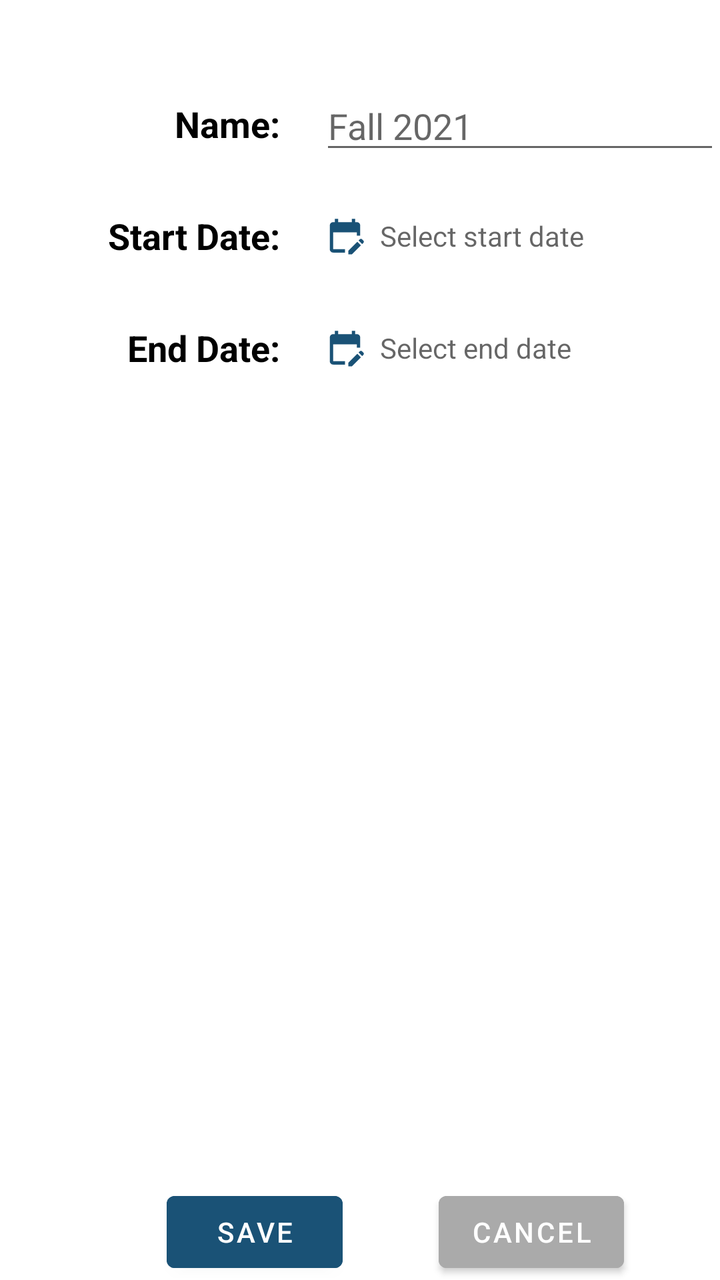
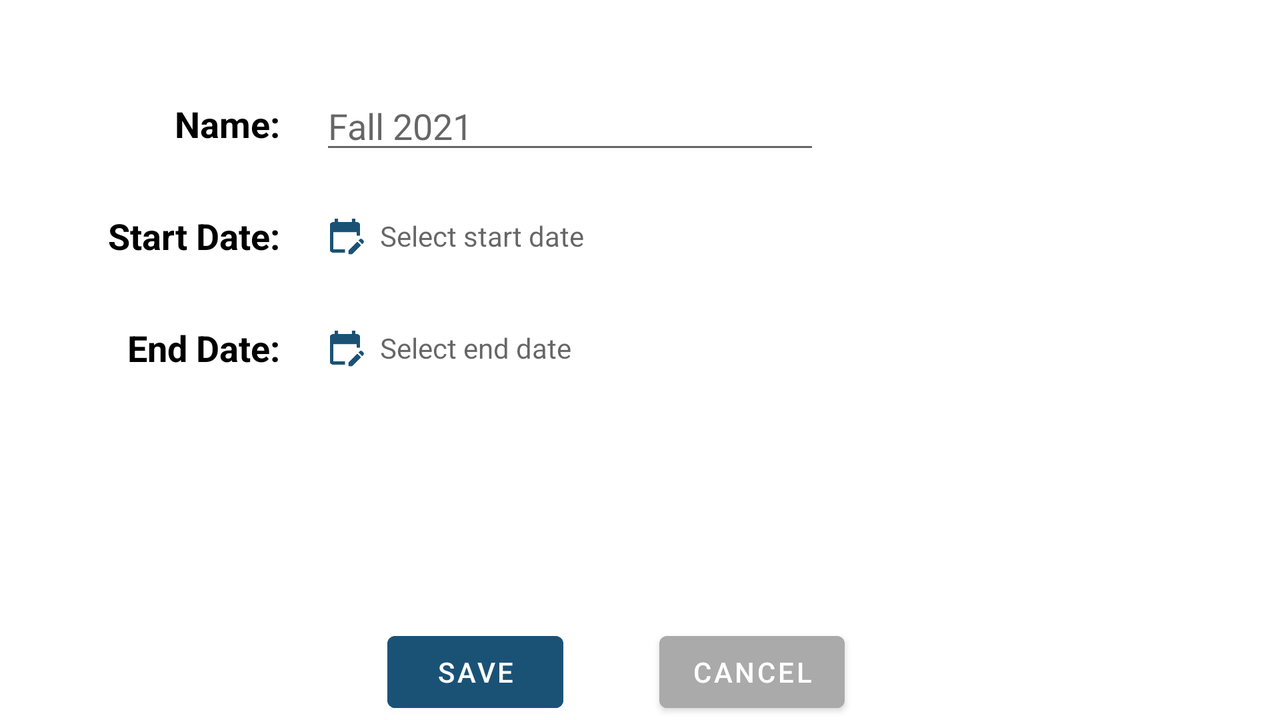

Two renders of one Android screen. The first uses the default layout on a phone; the second uses the alternative layout the repository ships for a different screen configuration, on a matching device. The two XML files are below.
<!-- AndroidManifest.xml: application theme Theme.CollegeScheduleLite -->
<!-- res/layout/activity_add_edit_term.xml -->
<?xml version="1.0" encoding="utf-8"?>
<androidx.constraintlayout.widget.ConstraintLayout xmlns:android="http://schemas.android.com/apk/res/android"
    xmlns:app="http://schemas.android.com/apk/res-auto"
    xmlns:tools="http://schemas.android.com/tools"
    android:layout_width="match_parent"
    android:layout_height="match_parent"
    tools:context=".UI.AddEditTermActivity">

    <TextView
        android:id="@+id/termNameLabel"
        android:layout_width="100dp"
        android:layout_height="40dp"
        android:layout_marginStart="40dp"
        android:layout_marginTop="42dp"
        android:gravity="right|center_vertical"
        android:text="@string/name_field_label"
        android:textAppearance="@style/TextAppearance.AppCompat.Medium"
        android:textColor="@color/black"
        app:layout_constraintStart_toStartOf="parent"
        app:layout_constraintTop_toTopOf="parent" />

    <TextView
        android:id="@+id/termStartDateLabel"
        android:layout_width="100dp"
        android:layout_height="40dp"
        android:text="@string/start_date"
        android:textColor="@color/black"
        android:layout_marginStart="40dp"
        android:layout_marginTop="16dp"
        android:gravity="right|center_vertical"
        android:textAppearance="@style/TextAppearance.AppCompat.Medium"
        app:layout_constraintStart_toStartOf="parent"
        app:layout_constraintTop_toBottomOf="@+id/termNameLabel" />

    <TextView
        android:id="@+id/termEndDateLabel"
        android:layout_width="100dp"
        android:layout_height="40dp"
        android:text="@string/end_date"
        android:textColor="@color/black"
        android:layout_marginStart="40dp"
        android:layout_marginTop="16dp"
        android:gravity="right|center_vertical"
        android:textAppearance="@style/TextAppearance.AppCompat.Medium"
        app:layout_constraintStart_toStartOf="parent"
        app:layout_constraintTop_toBottomOf="@+id/termStartDateLabel" />

    <EditText
        android:id="@+id/termNameData"
        android:layout_width="200dp"
        android:layout_height="40dp"
        android:layout_marginStart="20dp"
        android:gravity="center_vertical"
        android:hint="@string/term_name_hint"
        android:importantForAutofill="no"
        android:inputType="text"
        app:layout_constraintStart_toEndOf="@+id/termNameLabel"
        app:layout_constraintTop_toTopOf="@+id/termNameLabel" />

    <TextView
        android:id="@+id/termStartDateData"
        android:layout_width="200dp"
        android:layout_height="40dp"
        android:layout_marginStart="15dp"
        android:gravity="center_vertical"
        android:hint="@string/start_date_hint"
        android:onClick="showStartDatePickerDialog"
        app:layout_constraintStart_toEndOf="@+id/termStartDateLabel"
        app:layout_constraintTop_toTopOf="@+id/termStartDateLabel"
        app:drawableLeftCompat="@drawable/ic_calendar_foreground" />

    <TextView
        android:id="@+id/termEndDateData"
        android:layout_width="200dp"
        android:layout_height="40dp"
        android:layout_marginStart="15dp"
        android:gravity="center_vertical"
        android:hint="@string/end_date_hint"
        android:onClick="showEndDatePickerDialog"
        app:layout_constraintStart_toEndOf="@+id/termEndDateLabel"
        app:layout_constraintTop_toTopOf="@+id/termEndDateLabel"
        app:drawableLeftCompat="@drawable/ic_calendar_foreground" />

    <Button
        android:id="@+id/saveButton"
        android:layout_width="wrap_content"
        android:layout_height="wrap_content"
        android:backgroundTint="@color/blue_700"
        android:onClick="onSaveButtonClick"
        android:text="@string/save"
        app:layout_constraintBottom_toBottomOf="parent"
        app:layout_constraintEnd_toEndOf="parent"
        app:layout_constraintHorizontal_bias="0.306"
        app:layout_constraintStart_toStartOf="parent" />

    <Button
        android:id="@+id/cancelButton"
        android:layout_width="wrap_content"
        android:layout_height="wrap_content"
        android:layout_marginStart="48dp"
        android:backgroundTint="@android:color/darker_gray"
        android:onClick="onCancelButtonClick"
        android:text="@string/cancel"
        app:layout_constraintStart_toEndOf="@+id/saveButton"
        app:layout_constraintTop_toTopOf="@+id/saveButton"
        tools:ignore="OnClick" />


</androidx.constraintlayout.widget.ConstraintLayout>
<!-- resources referenced by this layout -->
<resources>
  <color name="black">#FF000000</color>
  <color name="blue_700">#FF1A5276</color>
  <!-- drawable ic_calendar_foreground (drawable) -->
  <vector xmlns:android="http://schemas.android.com/apk/res/android"
      android:width="35dp"
      android:height="35dp"
      android:viewportWidth="108"
      android:viewportHeight="108"
      android:tint="@color/blue_700">
    <group android:scaleX="2.61"
        android:scaleY="2.61"
        android:translateX="22.68"
        android:translateY="22.68">
      <path
          android:fillColor="@android:color/white"
          android:pathData="M12,22H5c-1.11,0 -2,-0.9 -2,-2L3.01,6c0,-1.1 0.88,-2 1.99,-2h1V2h2v2h8V2h2v2h1c1.1,0 2,0.9 2,2v6h-2v-2H5v10h7V22zM22.13,16.99l0.71,-0.71c0.39,-0.39 0.39,-1.02 0,-1.41l-0.71,-0.71c-0.39,-0.39 -1.02,-0.39 -1.41,0l-0.71,0.71L22.13,16.99zM21.42,17.7l-5.3,5.3H14v-2.12l5.3,-5.3L21.42,17.7z"/>
    </group>
  </vector>
  <string name="cancel">Cancel</string>
  <string name="end_date"><b>End Date:</b></string>
  <string name="end_date_hint">Select end date</string>
  <string name="name_field_label"><b>Name:</b></string>
  <string name="save">Save</string>
  <string name="start_date"><b>Start Date:</b></string>
  <string name="start_date_hint">Select start date</string>
  <string name="term_name_hint">Fall 2021</string>
  <style name="Theme.CollegeScheduleLite" parent="Theme.MaterialComponents.DayNight.DarkActionBar">
          
          <item name="colorPrimary">@color/blue_500</item>
          <item name="colorPrimaryVariant">@color/blue_700</item>
          <item name="colorOnPrimary">@color/white</item>
          
          <item name="colorSecondary">@color/teal_200</item>
          <item name="colorSecondaryVariant">@color/teal_700</item>
          <item name="colorOnSecondary">@color/black</item>
          
          <item name="android:statusBarColor" tools:targetApi="l">?attr/colorPrimaryVariant</item>
          
      </style>
  <color name="blue_500">#FF2980B9</color>
  <color name="white">#FFFFFFFF</color>
  <color name="teal_200">#FF03DAC5</color>
  <color name="teal_700">#FF018786</color>
</resources>
<!-- res/layout-land/activity_add_edit_term.xml (the repository's variant of the layout above) -->
<!-- drawn on the phone turned sideways -->
<?xml version="1.0" encoding="utf-8"?>
<androidx.constraintlayout.widget.ConstraintLayout xmlns:android="http://schemas.android.com/apk/res/android"
    xmlns:app="http://schemas.android.com/apk/res-auto"
    xmlns:tools="http://schemas.android.com/tools"
    android:layout_width="match_parent"
    android:layout_height="match_parent"
    tools:context=".UI.AddEditTermActivity">

    <TextView
        android:id="@+id/termNameLabel"
        android:layout_width="100dp"
        android:layout_height="40dp"
        android:layout_marginStart="40dp"
        android:layout_marginTop="42dp"
        android:gravity="right|center_vertical"
        android:text="@string/name_field_label"
        android:textAppearance="@style/TextAppearance.AppCompat.Medium"
        android:textColor="@color/black"
        app:layout_constraintStart_toStartOf="parent"
        app:layout_constraintTop_toTopOf="parent" />

    <EditText
        android:id="@+id/termNameData"
        android:layout_width="250dp"
        android:layout_height="40dp"
        android:layout_marginStart="20dp"
        android:gravity="center_vertical"
        android:hint="@string/term_name_hint"
        android:importantForAutofill="no"
        android:inputType="text"
        app:layout_constraintStart_toEndOf="@+id/termNameLabel"
        app:layout_constraintTop_toTopOf="@+id/termNameLabel" />

    <TextView
        android:id="@+id/termStartDateLabel"
        android:layout_width="100dp"
        android:layout_height="40dp"
        android:text="@string/start_date"
        android:textColor="@color/black"
        android:layout_marginStart="40dp"
        android:layout_marginTop="16dp"
        android:gravity="right|center_vertical"
        android:textAppearance="@style/TextAppearance.AppCompat.Medium"
        app:layout_constraintStart_toStartOf="parent"
        app:layout_constraintTop_toBottomOf="@+id/termNameLabel" />

    <TextView
        android:id="@+id/termStartDateData"
        android:layout_width="250dp"
        android:layout_height="40dp"
        android:layout_marginStart="15dp"
        android:gravity="center_vertical"
        android:hint="@string/start_date_hint"
        android:onClick="showStartDatePickerDialog"
        app:layout_constraintStart_toEndOf="@+id/termStartDateLabel"
        app:layout_constraintTop_toTopOf="@+id/termStartDateLabel"
        app:drawableLeftCompat="@drawable/ic_calendar_foreground" />

    <TextView
        android:id="@+id/termEndDateLabel"
        android:layout_width="100dp"
        android:layout_height="40dp"
        android:text="@string/end_date"
        android:textColor="@color/black"
        android:layout_marginStart="40dp"
        android:layout_marginTop="16dp"
        android:gravity="right|center_vertical"
        android:textAppearance="@style/TextAppearance.AppCompat.Medium"
        app:layout_constraintStart_toStartOf="parent"
        app:layout_constraintTop_toBottomOf="@+id/termStartDateLabel" />

    <TextView
        android:id="@+id/termEndDateData"
        android:layout_width="250dp"
        android:layout_height="40dp"
        android:layout_marginStart="15dp"
        android:gravity="center_vertical"
        android:hint="@string/end_date_hint"
        android:onClick="showEndDatePickerDialog"
        app:layout_constraintStart_toEndOf="@+id/termEndDateLabel"
        app:layout_constraintTop_toTopOf="@+id/termEndDateLabel"
        app:drawableLeftCompat="@drawable/ic_calendar_foreground" />

    <Button
        android:id="@+id/saveButton"
        android:layout_width="wrap_content"
        android:layout_height="wrap_content"
        android:backgroundTint="@color/blue_700"
        android:onClick="onSaveButtonClick"
        android:text="@string/save"
        app:layout_constraintBottom_toBottomOf="parent"
        app:layout_constraintEnd_toEndOf="parent"
        app:layout_constraintHorizontal_bias="0.351"
        app:layout_constraintStart_toStartOf="parent" />

    <Button
        android:id="@+id/cancelButton"
        android:layout_width="wrap_content"
        android:layout_height="wrap_content"
        android:layout_marginStart="48dp"
        android:backgroundTint="@android:color/darker_gray"
        android:onClick="onCancelButtonClick"
        android:text="@string/cancel"
        app:layout_constraintStart_toEndOf="@+id/saveButton"
        app:layout_constraintTop_toTopOf="@+id/saveButton"
        tools:ignore="OnClick" />


</androidx.constraintlayout.widget.ConstraintLayout>
